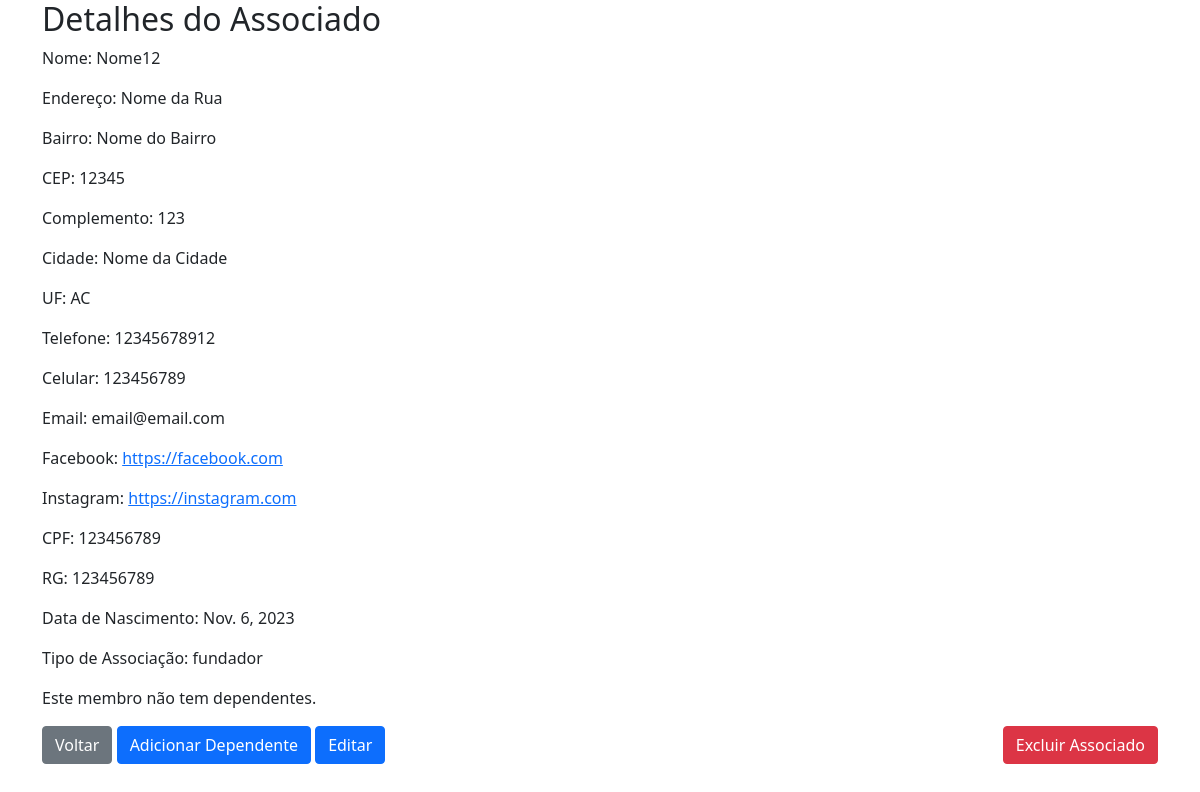
Screenshot of /associados/3/ with the database file from the repository.
### clube/models.py (models this page shows, shortened)
class Associado(models.Model):
    nome = models.CharField(max_length=100)
    endereco = models.CharField(max_length=200)
    bairro = models.CharField(max_length=50)
    cep = models.CharField(max_length=10)
    complemento = models.CharField(max_length=100, blank=True, null=True)
    cidade = models.CharField(max_length=100)
    uf = models.CharField(max_length=2, choices=uf)
    telefone = models.CharField(max_length=15)
    celular = models.CharField(max_length=15)
    email = models.EmailField()
    facebook = models.URLField(blank=True, null=True)
    instagram = models.URLField(blank=True, null=True)
    cpf = models.CharField(max_length=14)
    rg = models.CharField(max_length=20)
    data_nascimento = models.DateField()
    tipo_associacao = models.CharField(max_length=50, choices=associacao)

### clube/views.py (the view)
# urls.py: path('associados/<int:pk>/', AssociadoDetailView.as_view(), name='associado_detail'),
class AssociadoDetailView(DetailView):
    model = Associado
    template_name = 'associado/associado_detail.html'
    def get_context_data(self, **kwargs):
        context = super().get_context_data(**kwargs)
        context['dependentes'] = self.object.dependentes.all()
        return context

### clube/templates/associado/associado_detail.html (shortened to what this page needs)
{% load crispy_forms_tags %}
<head>
    <link href="https://cdn.jsdelivr.net/npm/bootstrap@5.0.2/dist/css/bootstrap.min.css" rel="stylesheet">
</head>
<body>
    <div style="padding-bottom: 15px;" class="container">
        <h2>Detalhes do Associado</h2>
        <p>Nome: {{ object.nome }}</p>
        <p>Endereço: {{ object.endereco }}</p>
        <p>Bairro: {{ object.bairro }}</p>
        <p>CEP: {{ object.cep }}</p>
        <p>Complemento: {{ object.complemento }}</p>
        <p>Cidade: {{ object.cidade }}</p>
        <p>UF: {{ object.uf }}</p>
        <p>Telefone: {{ object.telefone }}</p>
        <p>Celular: {{ object.celular }}</p>
        <p>Email: {{ object.email }}</p>
        <p>Facebook: {% if object.facebook %}<a href="{{ object.facebook }}" target="_blank">{{ object.facebook }}</a>{% endif %}</p>
        <p>Instagram: {% if object.instagram %}<a href="{{ object.instagram }}" target="_blank">{{ object.instagram }}</a>{% endif %}</p>
        <p>CPF: {{ object.cpf }}</p>
        <p>RG: {{ object.rg }}</p>
        <p>Data de Nascimento: {{ object.data_nascimento }}</p>
        <p>Tipo de Associação: {{ object.tipo_associacao }}</p>
        {% if dependentes %}
            <h3>Dependentes:</h3>
            <ul>
                {% for dependente in dependentes %}
                    <li>{{ dependente.nome }} - {{ dependente.tipo_vinculo }} <a href="{% url 'dependente_detail' associado_id=dependente.socio_titular.pk pk=dependente.pk %}">Detalhes</a></li>
                {% endfor %}
            </ul>
        {% else %}
            <p>Este membro não tem dependentes.</p>
        {% endif %}
        <a class="btn btn-secondary" href="{% url 'associado_list' %}">Voltar</a>
        <a class="btn btn-primary" href="{% url 'dependente_cadastrar' associado_id=object.id %}">Adicionar Dependente</a>
        <a class="btn btn-primary" href="{% url 'associado_edit' pk=object.pk %}">Editar</a>
        <button style="float: right;" type="button" class="btn btn-danger" data-bs-toggle="modal" data-bs-target="#confirmDeleteModal">
            Excluir Associado
          </button>
    </div>
</body>

### rows the page displays
Associado: nome "Nome12", endereco "Nome da Rua", bairro "Nome do Bairro", cep "12345", complemento "123", cidade "Nome da Cidade", uf "AC", telefone "12345678912", celular "123456789", email "email@email.com", facebook "https://facebook.com", instagram "https://instagram.com", cpf "123456789", rg "123456789", data_nascimento "Nov. 6, 2023", tipo_associacao "fundador"
